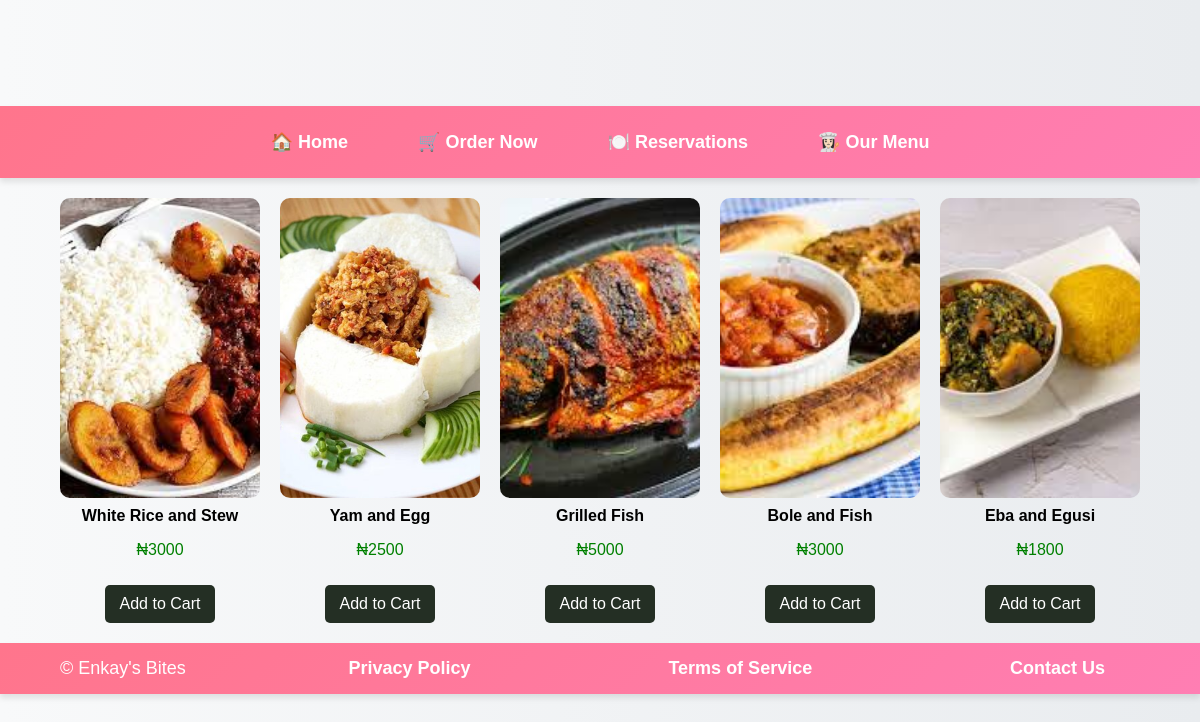
Page /homepage/ on the committed database.
### Kilishi/models.py (models this page shows, shortened)
class products(models.Model):
    product_name = models.CharField(max_length=200)
    price = models.IntegerField(default=0)
    image = models.ImageField(upload_to='images/')
    desc = models.TextField(default=None, null=True, blank=True)

### Kilishi/views.py (the view)
# urls.py: path('homepage/', views.homepage, name='homepage'),
def homepage(request):
    from .models import products
    web_product = products.objects.all()
    web_product_dict = {'prod': web_product}
    return render(request, 'home.html', web_product_dict)

### Kilishi/templates/home.html (shortened to what this page needs)
{% extends 'base.html' %}
{% load static %}
{% block content %}
    {% if prod %}
        <div style="display: flex; flex-wrap: wrap; gap: 20px;">
            {% for item in prod|slice:":5" %}
                <div style="text-align: center; width: 200px;">
                    {% if item.image %}
                        <img src="{{ item.image.url }}" alt="{{ item.product_name }}"
                             style="width: 100%; height: 300px; object-fit: cover; border-radius: 10px;">
                    {% else %}
                        <p>No image available</p>
                    {% endif %}
                    <p style="font-weight: bold; margin-top: 5px;">{{ item.product_name }}</p>
                    <p style="color: green;">₦{{ item.price }}</p>
            <a href="{% url 'add_to_cart' item.id %}"
            style="display: inline-block; margin-top: 10px; padding: 10px 15px; background: rgb(36, 47, 36); color: white; text-decoration: none; border-radius: 5px;">
            Add to Cart
         </a>
                </div>
            {% endfor %}
        </div>
    {% else %}
        <p>No item to display</p>
    {% endif %}
{% endblock %}

### Kilishi/templates/base.html (style rules this page uses)
body { font-family: 'Poppins', Arial, sans-serif; background: linear-gradient(to right, #f8f9fa, #e9ecef); margin: 0; padding: 0; display: flex; flex-direction: column; align-items: center; justify-content: center; min-height: 100vh; }

### rows in the picture
products: image (picture), product_name "White Rice and Stew", price "3000"
products: image (picture), product_name "Yam and Egg", price "2500"
products: image (picture), product_name "Grilled Fish", price "5000"
products: image (picture), product_name "Bole and Fish", price "3000"
products: image (picture), product_name "Eba and Egusi", price "1800"
